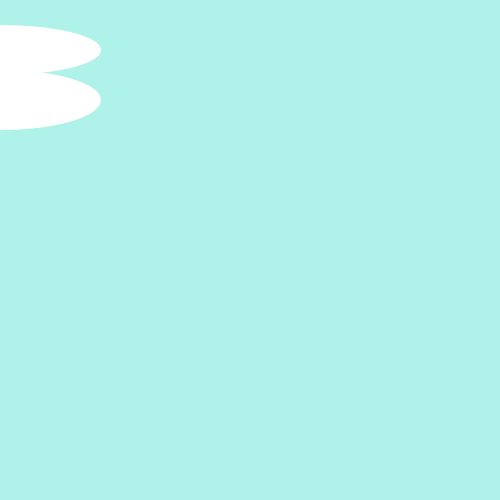
Frame 1 (no input)
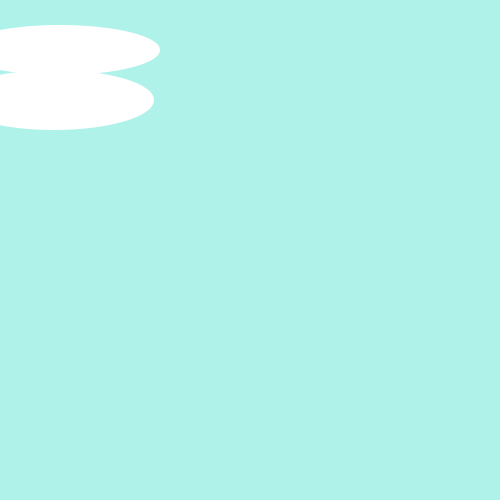
Frame 60 (the mouse pressed at the canvas centre just before this capture)
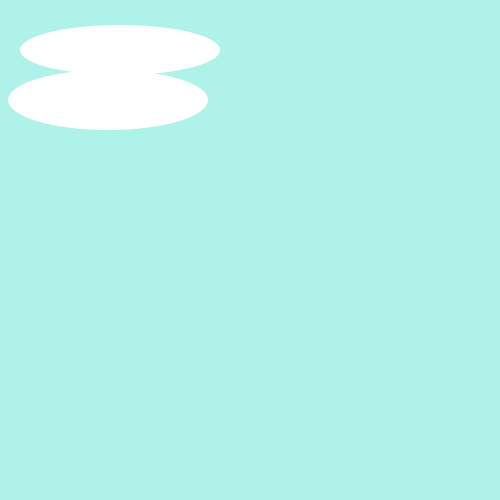
Frame 120 (the mouse held since frame 60 and released just before this capture)

The Processing sketch that drew these frames (run headless with seeded random() and noise(); from frame 60 on, the mouse is pressed at the canvas centre):

// Processing sketch: processing_73925
// ── processing_73925.pde

int lim = 400;
float [] position = new float[lim*3];
int num = 0;
int clicknum = 0;

void setup() {
  size(500, 500);
  smooth();
}

void draw() {
  background(175, 242, 233);
  fill(255, 255, 255);
  noStroke();
  ellipse(frameCount%(width+150), 50, 200, 50);
  ellipse(frameCount*0.9%(width+150), 100, 200, 60);
  stroke(0);
  for (int i = 0; i < num; i+=3) {
    drawFox(position[i%lim], position[(i+1)%lim], position[(i+2)%lim]);
    //println(position.length);
  }
}

void mouseClicked () {
    position[num%lim] = mouseX;
    position[((num+1)%lim)] = mouseY;
    position[(num+2)%lim] = clicknum%3;
    num += 3;
    clicknum++;
 }

void drawFox(float px, float py, float click) {
  //right legs
  stroke(100, 0, 0);
  switch(int(click)) {
    case 0:
      fill(120, 0, 0);
      break;
    case 1:
      fill(200);
      break;
    case 2:
      fill(190, 145, 10);
      break;
  }
  pushMatrix();
  translate(px - 20, py - 25);
  drawFoxfeet(0, 0);
  translate(40, 10);
  scale(-1, 1);
  drawFoxfeet(0, 0);
  popMatrix();

  switch(int(click)) {
    case 0:
      fill(200, 0, 0);
      break;
    case 1:
      fill(255);
      break;
    case 2:
      fill(255, 200, 0);
      break;
  }
  drawFoxbody(px, py);
  drawFoxfeet(px, py);
  pushMatrix();
  translate(px + 10, py + 10);
  scale(-1, 1);
  drawFoxfeet(0, 0);
  popMatrix();
  
  switch(int(click)) {
    case 0:
      fill(255, 255, 180);
      stroke(255, 255, 100);
      break;
    case 1:
      fill(255, 255, 255);
      break;
    case 2:
      fill(0);
      stroke(0);
      break;
  }
  
  drawTail(px, py);
  fill(0, 0, 0);
  noStroke();
  ellipse(px - 60, py - 50, 5, 5);
  ellipse(px - 85, py - 65, 5, 5);
  ellipse(px - 118, py - 68, 5, 5);
}


void drawFoxbody(float px, float py) {
 
  beginShape();
  vertex(px + 70, py - 20);
  bezierVertex(px + 30, py - 50, px + 10, py + 20, 
  px - 40, py - 50);
  vertex(px - 30, py - 70);
  vertex(px - 50, py - 60);
  bezierVertex(px - 50, py - 70, px - 65, py - 85, 
  px - 80, py - 75);
  vertex(px - 70, py - 90);
  vertex(px - 80, py - 80);
  bezierVertex(px - 90, py - 70, px - 90, py - 60, 
  px - 120, py - 70);
  bezierVertex(px - 100, py - 20, px - 80, py - 20, 
  px - 70, py - 20);
  bezierVertex(px - 60, py + 50, px + 70, py + 50, 
  px + 80, py);
  bezierVertex(px + 150, py + 10, px + 70, py - 70, 
  px + 120, py - 90);
  bezierVertex(px + 30, py - 80, px + 95, py - 20, px + 70, py - 20);
  endShape();
}

void drawFoxfeet(float px, float py) {
  beginShape();
  vertex(px - 50, py + 10);
  bezierVertex(px - 60, py + 30, px - 80, py + 30, px - 90, py + 20);
  bezierVertex(px - 70, py + 50, px - 25, py + 30, px - 25, py + 15);
  endShape();
}

void drawTail(float px, float py) {
  beginShape();
  vertex(px + 72, py - 45);
  vertex(px + 78, py - 40);
  vertex(px + 82, py - 50);
  vertex(px + 90, py - 45);
  vertex(px + 95, py - 55);
  vertex(px + 103, py - 50);
  bezierVertex(px + 105, py - 55, px + 100, py - 80, 
  px + 122, py - 91);
  bezierVertex(px + 30, py - 85, px + 80, py - 35, px + 70, py - 45);
  endShape();
}
